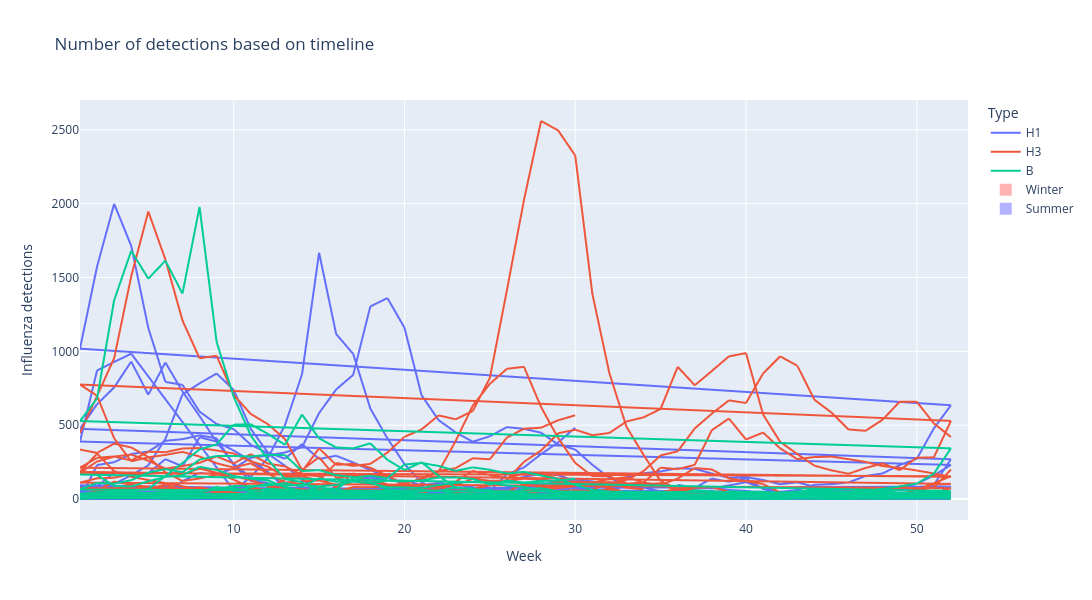

Notebook source saved alongside this figure:
### Code cell
# to-do
df_long = tdf.melt(
    id_vars=["Week"],
    value_vars=["H1", "H3", "B"],
    var_name="Type",  
    value_name="Influenza detections",  
)

fig = px.line(df_long, "Week", "Influenza detections", color="Type",
              title="Number of detections based on timeline", 
              width=1500, height=600
             )
for year in sorted(tdf["Year"].unique()):
    start = pd.Timestamp(int(year), 6, 1)
    end = pd.Timestamp(int(year), 8, 31)
    fig.add_vrect(start, end, line_width=0, fillcolor="red", opacity=0.3)
    
    start = pd.Timestamp(int(year), 1, 1)
    end = pd.Timestamp(int(year), 2, 28)
    fig.add_vrect(start, end, line_width=0, fillcolor="blue", opacity=0.3)

    start = pd.Timestamp(int(year), 12, 1)
    end = pd.Timestamp(int(year), 12, 31)

    fig.add_vrect(start, end, line_width=0, fillcolor="blue", opacity=0.3)

fig.add_trace(
    go.Scatter(
        x=[None], y=[None],
        mode="markers",
        marker=dict(size=12, symbol="square", color="rgba(255, 0, 0, 0.3)"),
        name="Winter", 
        showlegend=True,
    )
)
fig.add_trace(
    go.Scatter(
        x=[None], y=[None],
        mode="markers",
        marker=dict(size=12, symbol="square", color="rgba(0, 0, 255, 0.3)"),
        name="Summer", 
        showlegend=True,
    )
)

fig.show()

### Figure 1 — Plotly figure (JSON) as saved in the notebook; plotly's stock layout.template omitted (floating-point values rounded to 4 significant figures; data arrays with more than 128 entries replaced by an {"elided": "..."} marker saying what was removed)
{"data": [{"hovertemplate": "Type=H1<br>Week=%{x}<br>Influenza detections=%{y}<extra></extra>", "legendgroup": "H1", "line": {"color": "#636efa", "dash": "solid"}, "marker": {"symbol": "circle"}, "mode": "lines", "name": "H1", "showlegend": true, "type": "scattergl", "x": {"elided": "548 int values"}, "xaxis": "x", "y": {"elided": "548 float values"}, "yaxis": "y"}, {"hovertemplate": "Type=H3<br>Week=%{x}<br>Influenza detections=%{y}<extra></extra>", "legendgroup": "H3", "line": {"color": "#EF553B", "dash": "solid"}, "marker": {"symbol": "circle"}, "mode": "lines", "name": "H3", "showlegend": true, "type": "scattergl", "x": {"elided": "548 int values"}, "xaxis": "x", "y": {"elided": "548 float values"}, "yaxis": "y"}, {"hovertemplate": "Type=B<br>Week=%{x}<br>Influenza detections=%{y}<extra></extra>", "legendgroup": "B", "line": {"color": "#00cc96", "dash": "solid"}, "marker": {"symbol": "circle"}, "mode": "lines", "name": "B", "showlegend": true, "type": "scattergl", "x": {"elided": "548 int values"}, "xaxis": "x", "y": {"elided": "548 float values"}, "yaxis": "y"}, {"marker": {"color": "rgba(255, 0, 0, 0.3)", "size": 12, "symbol": "square"}, "mode": "markers", "name": "Winter", "showlegend": true, "type": "scatter", "x": [null], "y": [null]}, {"marker": {"color": "rgba(0, 0, 255, 0.3)", "size": 12, "symbol": "square"}, "mode": "markers", "name": "Summer", "showlegend": true, "type": "scatter", "x": [null], "y": [null]}], "layout": {"height": 600, "legend": {"title": {"text": "Type"}, "tracegroupgap": 0}, "shapes": [{"fillcolor": "red", "line": {"width": 0}, "opacity": 0.3, "type": "rect", "x0": "2013-06-01T00:00:00", "x1": "2013-08-31T00:00:00", "xref": "x", "y0": 0, "y1": 1, "yref": "y domain"}, {"fillcolor": "blue", "line": {"width": 0}, "opacity": 0.3, "type": "rect", "x0": "2013-01-01T00:00:00", "x1": "2013-02-28T00:00:00", "xref": "x", "y0": 0, "y1": 1, "yref": "y domain"}, {"fillcolor": "blue", "line": {"width": 0}, "opacity": 0.3, "type": "rect", "x0": "2013-12-01T00:00:00", "x1": "2013-12-31T00:00:00", "xref": "x", "y0": 0, "y1": 1, "yref": "y domain"}, {"fillcolor": "red", "line": {"width": 0}, "opacity": 0.3, "type": "rect", "x0": "2014-06-01T00:00:00", "x1": "2014-08-31T00:00:00", "xref": "x", "y0": 0, "y1": 1, "yref": "y domain"}, {"fillcolor": "blue", "line": {"width": 0}, "opacity": 0.3, "type": "rect", "x0": "2014-01-01T00:00:00", "x1": "2014-02-28T00:00:00", "xref": "x", "y0": 0, "y1": 1, "yref": "y domain"}, {"fillcolor": "blue", "line": {"width": 0}, "opacity": 0.3, "type": "rect", "x0": "2014-12-01T00:00:00", "x1": "2014-12-31T00:00:00", "xref": "x", "y0": 0, "y1": 1, "yref": "y domain"}, {"fillcolor": "red", "line": {"width": 0}, "opacity": 0.3, "type": "rect", "x0": "2015-06-01T00:00:00", "x1": "2015-08-31T00:00:00", "xref": "x", "y0": 0, "y1": 1, "yref": "y domain"}, {"fillcolor": "blue", "line": {"width": 0}, "opacity": 0.3, "type": "rect", "x0": "2015-01-01T00:00:00", "x1": "2015-02-28T00:00:00", "xref": "x", "y0": 0, "y1": 1, "yref": "y domain"}, {"fillcolor": "blue", "line": {"width": 0}, "opacity": 0.3, "type": "rect", "x0": "2015-12-01T00:00:00", "x1": "2015-12-31T00:00:00", "xref": "x", "y0": 0, "y1": 1, "yref": "y domain"}, {"fillcolor": "red", "line": {"width": 0}, "opacity": 0.3, "type": "rect", "x0": "2016-06-01T00:00:00", "x1": "2016-08-31T00:00:00", "xref": "x", "y0": 0, "y1": 1, "yref": "y domain"}, {"fillcolor": "blue", "line": {"width": 0}, "opacity": 0.3, "type": "rect", "x0": "2016-01-01T00:00:00", "x1": "2016-02-28T00:00:00", "xref": "x", "y0": 0, "y1": 1, "yref": "y domain"}, {"fillcolor": "blue", "line": {"width": 0}, "opacity": 0.3, "type": "rect", "x0": "2016-12-01T00:00:00", "x1": "2016-12-31T00:00:00", "xref": "x", "y0": 0, "y1": 1, "yref": "y domain"}, {"fillcolor": "red", "line": {"width": 0}, "opacity": 0.3, "type": "rect", "x0": "2017-06-01T00:00:00", "x1": "2017-08-31T00:00:00", "xref": "x", "y0": 0, "y1": 1, "yref": "y domain"}, {"fillcolor": "blue", "line": {"width": 0}, "opacity": 0.3, "type": "rect", "x0": "2017-01-01T00:00:00", "x1": "2017-02-28T00:00:00", "xref": "x", "y0": 0, "y1": 1, "yref": "y domain"}, {"fillcolor": "blue", "line": {"width": 0}, "opacity": 0.3, "type": "rect", "x0": "2017-12-01T00:00:00", "x1": "2017-12-31T00:00:00", "xref": "x", "y0": 0, "y1": 1, "yref": "y domain"}, {"fillcolor": "red", "line": {"width": 0}, "opacity": 0.3, "type": "rect", "x0": "2018-06-01T00:00:00", "x1": "2018-08-31T00:00:00", "xref": "x", "y0": 0, "y1": 1, "yref": "y domain"}, {"fillcolor": "blue", "line": {"width": 0}, "opacity": 0.3, "type": "rect", "x0": "2018-01-01T00:00:00", "x1": "2018-02-28T00:00:00", "xref": "x", "y0": 0, "y1": 1, "yref": "y domain"}, {"fillcolor": "blue", "line": {"width": 0}, "opacity": 0.3, "type": "rect", "x0": "2018-12-01T00:00:00", "x1": "2018-12-31T00:00:00", "xref": "x", "y0": 0, "y1": 1, "yref": "y domain"}, {"fillcolor": "red", "line": {"width": 0}, "opacity": 0.3, "type": "rect", "x0": "2019-06-01T00:00:00", "x1": "2019-08-31T00:00:00", "xref": "x", "y0": 0, "y1": 1, "yref": "y domain"}, {"fillcolor": "blue", "line": {"width": 0}, "opacity": 0.3, "type": "rect", "x0": "2019-01-01T00:00:00", "x1": "2019-02-28T00:00:00", "xref": "x", "y0": 0, "y1": 1, "yref": "y domain"}, {"fillcolor": "blue", "line": {"width": 0}, "opacity": 0.3, "type": "rect", "x0": "2019-12-01T00:00:00", "x1": "2019-12-31T00:00:00", "xref": "x", "y0": 0, "y1": 1, "yref": "y domain"}, {"fillcolor": "red", "line": {"width": 0}, "opacity": 0.3, "type": "rect", "x0": "2020-06-01T00:00:00", "x1": "2020-08-31T00:00:00", "xref": "x", "y0": 0, "y1": 1, "yref": "y domain"}, {"fillcolor": "blue", "line": {"width": 0}, "opacity": 0.3, "type": "rect", "x0": "2020-01-01T00:00:00", "x1": "2020-02-28T00:00:00", "xref": "x", "y0": 0, "y1": 1, "yref": "y domain"}, {"fillcolor": "blue", "line": {"width": 0}, "opacity": 0.3, "type": "rect", "x0": "2020-12-01T00:00:00", "x1": "2020-12-31T00:00:00", "xref": "x", "y0": 0, "y1": 1, "yref": "y domain"}, {"fillcolor": "red", "line": {"width": 0}, "opacity": 0.3, "type": "rect", "x0": "2023-06-01T00:00:00", "x1": "2023-08-31T00:00:00", "xref": "x", "y0": 0, "y1": 1, "yref": "y domain"}, {"fillcolor": "blue", "line": {"width": 0}, "opacity": 0.3, "type": "rect", "x0": "2023-01-01T00:00:00", "x1": "2023-02-28T00:00:00", "xref": "x", "y0": 0, "y1": 1, "yref": "y domain"}, {"fillcolor": "blue", "line": {"width": 0}, "opacity": 0.3, "type": "rect", "x0": "2023-12-01T00:00:00", "x1": "2023-12-31T00:00:00", "xref": "x", "y0": 0, "y1": 1, "yref": "y domain"}, {"fillcolor": "red", "line": {"width": 0}, "opacity": 0.3, "type": "rect", "x0": "2024-06-01T00:00:00", "x1": "2024-08-31T00:00:00", "xref": "x", "y0": 0, "y1": 1, "yref": "y domain"}, {"fillcolor": "blue", "line": {"width": 0}, "opacity": 0.3, "type": "rect", "x0": "2024-01-01T00:00:00", "x1": "2024-02-28T00:00:00", "xref": "x", "y0": 0, "y1": 1, "yref": "y domain"}, {"fillcolor": "blue", "line": {"width": 0}, "opacity": 0.3, "type": "rect", "x0": "2024-12-01T00:00:00", "x1": "2024-12-31T00:00:00", "xref": "x", "y0": 0, "y1": 1, "yref": "y domain"}, {"fillcolor": "red", "line": {"width": 0}, "opacity": 0.3, "type": "rect", "x0": "2025-06-01T00:00:00", "x1": "2025-08-31T00:00:00", "xref": "x", "y0": 0, "y1": 1, "yref": "y domain"}, {"fillcolor": "blue", "line": {"width": 0}, "opacity": 0.3, "type": "rect", "x0": "2025-01-01T00:00:00", "x1": "2025-02-28T00:00:00", "xref": "x", "y0": 0, "y1": 1, "yref": "y domain"}, {"fillcolor": "blue", "line": {"width": 0}, "opacity": 0.3, "type": "rect", "x0": "2025-12-01T00:00:00", "x1": "2025-12-31T00:00:00", "xref": "x", "y0": 0, "y1": 1, "yref": "y domain"}, {"fillcolor": "red", "line": {"width": 0}, "opacity": 0.3, "type": "rect", "x0": "2026-06-01T00:00:00", "x1": "2026-08-31T00:00:00", "xref": "x", "y0": 0, "y1": 1, "yref": "y domain"}, {"fillcolor": "blue", "line": {"width": 0}, "opacity": 0.3, "type": "rect", "x0": "2026-01-01T00:00:00", "x1": "2026-02-28T00:00:00", "xref": "x", "y0": 0, "y1": 1, "yref": "y domain"}, {"fillcolor": "blue", "line": {"width": 0}, "opacity": 0.3, "type": "rect", "x0": "2026-12-01T00:00:00", "x1": "2026-12-31T00:00:00", "xref": "x", "y0": 0, "y1": 1, "yref": "y domain"}], "title": {"text": "Number of detections based on timeline"}, "width": 1500, "xaxis": {"anchor": "y", "domain": [0, 1], "title": {"text": "Week"}}, "yaxis": {"anchor": "x", "domain": [0, 1], "title": {"text": "Influenza detections"}}}}
